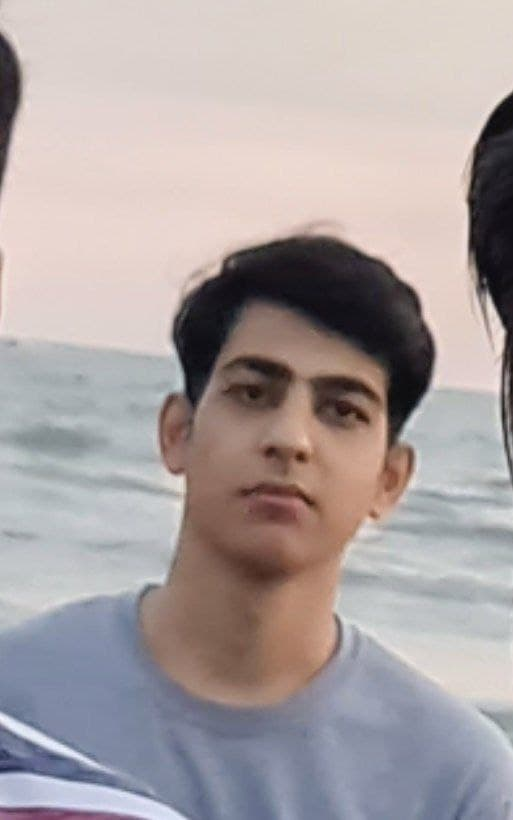
#> input picture SkinDetection/Image/pic.jpg, 513 x 820 px
$ jupyter execute SkinDetection.ipynb   (shell and % lines are left out)
#> lines starting #> are read from the running program, lines starting #| are printed output that depends on the picture; after the words box and inside, x2 and y2 are one past the last pixel; in counts of white or black regions, pixels touching at a corner belong together
[cell 1]
import cv2
from matplotlib import pyplot as plt
import numpy as np

[cell 2]
# Open a simple image from Image folder
img = cv2.imread("Image/pic.jpg")
#> img is the input picture: shape (820, 513, 3); mean B, G, R 161.5, 161.3, 170.6

[cell 3]
print(f"image shape : {img.shape}")
#| image shape : (820, 513, 3)
print(f"{img.shape[0]} pixels by {img.shape[1]} pixels")
#| 820 pixels by 513 pixels
print(f"{img.shape[2]} color channels")
#| 3 color channels

[cell 4]
image_RGB = cv2.cvtColor(img, cv2.COLOR_BGR2RGB)
plt.imshow(image_RGB)
plt.show()

[cell 5]
#converting from gbr to hsv color space using opencv
img_HSV = cv2.cvtColor(img, cv2.COLOR_BGR2HSV)
#> img_HSV: shape (820, 513, 3); mean H, S, V 54.7, 37.8, 177.5
#skin color range for hsv color space
HSV_mask = cv2.inRange(img_HSV, (0, 15, 0), (17,170,255))
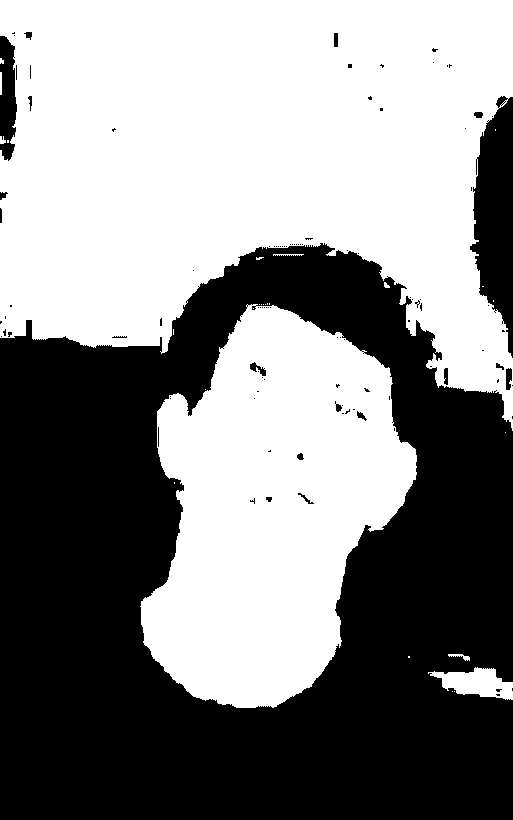
#> HSV_mask: shape (820, 513); 53.7% white; 105 black regions (85 under 20 px), largest, box (x1, y1, x2, y2) and area: (0, 243, 513, 820) 184612, (470, 96, 513, 358) 7276, (0, 36, 17, 161) 1612
HSV_mask = cv2.morphologyEx(HSV_mask, cv2.MORPH_OPEN, np.ones((3,3), np.uint8))
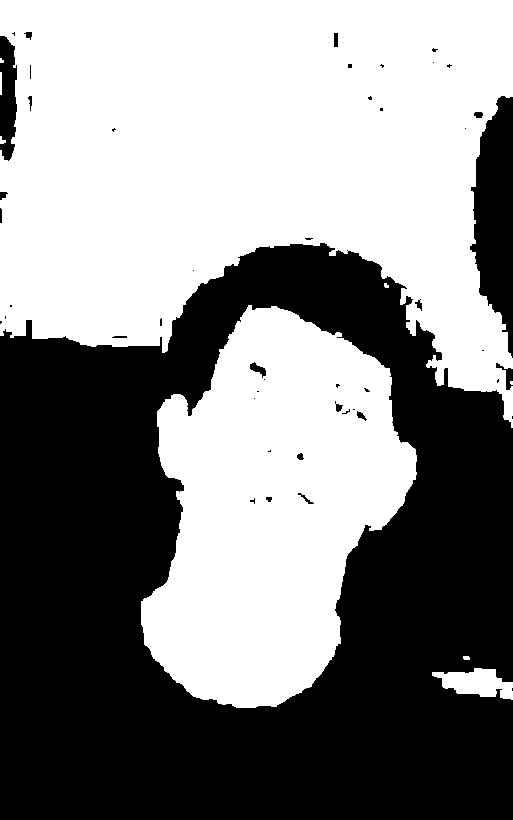
#> HSV_mask: shape (820, 513); 53.5% white; 48 black regions (30 under 20 px), largest, box (x1, y1, x2, y2) and area: (0, 243, 513, 820) 185341, (470, 96, 513, 358) 7403, (0, 36, 17, 161) 1669

[cell 6]
#converting from gbr to YCbCr color space using opencv
img_YCrCb = cv2.cvtColor(img, cv2.COLOR_BGR2YCrCb)
#> img_YCrCb: shape (820, 513, 3); mean of channels 0, 1, 2 164.1, 132.7, 126.5
#skin color range for YCbCr color space
YCrCb_mask = cv2.inRange(img_YCrCb, (0, 135, 85), (255,180,135))
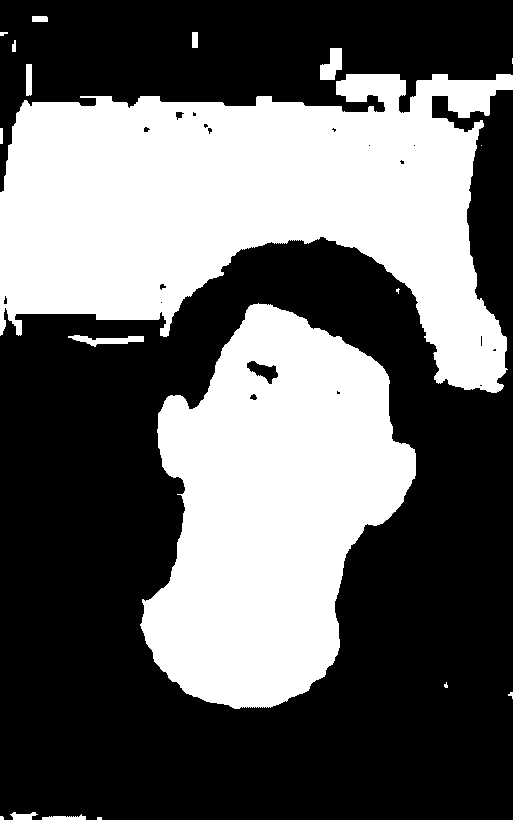
#> YCrCb_mask: shape (820, 513); 40.1% white; 19 white regions (7 under 20 px), largest, box (x1, y1, x2, y2) and area: (0, 74, 513, 393) 95388, (140, 303, 416, 709) 71640, (320, 48, 342, 80) 476
YCrCb_mask = cv2.morphologyEx(YCrCb_mask, cv2.MORPH_OPEN, np.ones((3,3), np.uint8))
#> YCrCb_mask: shape (820, 513); 40.1% white; 17 white regions (6 under 20 px), largest, box (x1, y1, x2, y2) and area: (0, 74, 513, 393) 95306, (141, 304, 416, 709) 71608, (320, 48, 342, 80) 475

[cell 7]
#merge skin detection (YCbCr and hsv)
global_mask = cv2.bitwise_and(YCrCb_mask,HSV_mask)
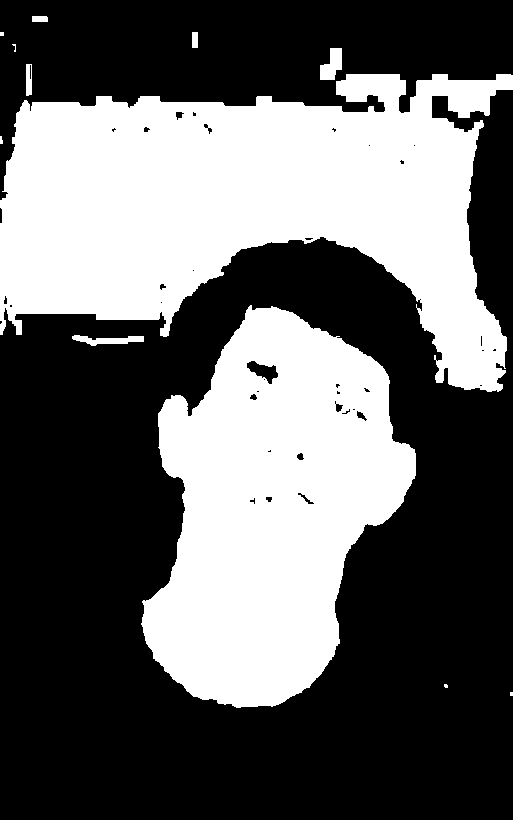
#> global_mask: shape (820, 513); 39.7% white; 12 white regions (4 under 20 px), largest, box (x1, y1, x2, y2) and area: (0, 74, 513, 392) 94794, (141, 305, 416, 708) 70794, (320, 48, 342, 80) 475
global_mask = cv2.medianBlur(global_mask,3)
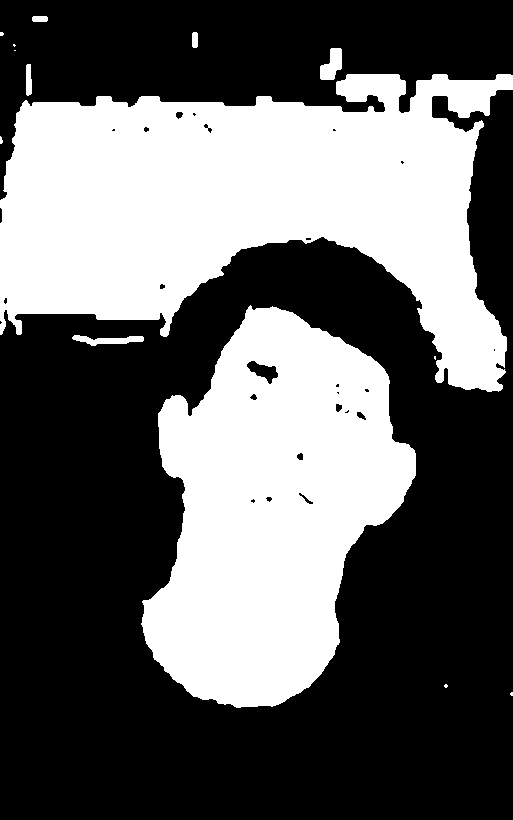
#> global_mask: shape (820, 513); 39.7% white; 14 white regions (7 under 20 px), largest, box (x1, y1, x2, y2) and area: (0, 74, 513, 392) 94843, (141, 305, 416, 708) 70855, (320, 48, 342, 80) 471
global_mask = cv2.morphologyEx(global_mask, cv2.MORPH_OPEN, np.ones((4,4), np.uint8))
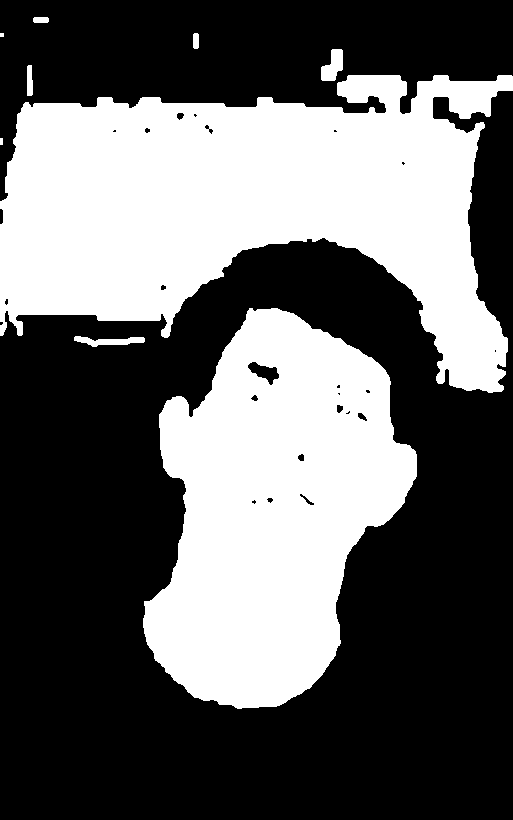
#> global_mask: shape (820, 513); 39.7% white; 9 white regions (1 under 20 px), largest, box (x1, y1, x2, y2) and area: (0, 75, 513, 393) 94891, (143, 308, 417, 709) 70838, (321, 49, 343, 81) 471

[cell 8]
HSV_result = cv2.bitwise_not(HSV_mask)
YCrCb_result = cv2.bitwise_not(YCrCb_mask)
global_result = cv2.bitwise_not(global_mask)

[cell 9]
image_HSV = cv2.cvtColor(HSV_result, cv2.COLOR_BGR2RGB)
plt.imshow(image_HSV)
plt.show()

[cell 10]
image_YCrCb = cv2.cvtColor(YCrCb_result, cv2.COLOR_BGR2RGB)
plt.imshow(image_YCrCb)
plt.show()

[cell 11]
image_global = cv2.cvtColor(global_result, cv2.COLOR_BGR2RGB)
plt.imshow(image_global)
plt.show()

[cell 12]
# saving images in Image folder
cv2.imwrite("Image/pic_HSV.jpg",HSV_result)
cv2.imwrite("Image/pic_YCbCr.jpg", YCrCb_result)
cv2.imwrite("Image/pic_global_result.jpg", global_result)
#> Out = True
# We could also use cv2.imshow with same properties to show results
